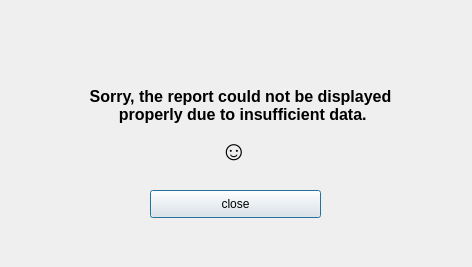
<?xml version="1.0" encoding="UTF-8"?>
<ui version="4.0">
 <class>Dialog</class>
 <widget class="QDialog" name="Dialog">
  <property name="geometry">
   <rect>
    <x>0</x>
    <y>0</y>
    <width>472</width>
    <height>267</height>
   </rect>
  </property>
  <property name="windowTitle">
   <string>Dialog</string>
  </property>
  <widget class="QWidget" name="widget" native="true">
   <property name="geometry">
    <rect>
     <x>0</x>
     <y>0</y>
     <width>471</width>
     <height>271</height>
    </rect>
   </property>
   <property name="font">
    <font>
     <family>Arial</family>
     <weight>75</weight>
     <bold>true</bold>
    </font>
   </property>
   <widget class="QLabel" name="label">
    <property name="geometry">
     <rect>
      <x>30</x>
      <y>60</y>
      <width>421</width>
      <height>91</height>
     </rect>
    </property>
    <property name="font">
     <font>
      <family>Arial</family>
      <pointsize>12</pointsize>
      <weight>75</weight>
      <bold>true</bold>
     </font>
    </property>
    <property name="text">
     <string>Sorry, the report could not be displayed
 properly due to insufficient data.</string>
    </property>
    <property name="alignment">
     <set>Qt::AlignCenter</set>
    </property>
   </widget>
   <widget class="QPushButton" name="pushButton">
    <property name="geometry">
     <rect>
      <x>150</x>
      <y>190</y>
      <width>171</width>
      <height>28</height>
     </rect>
    </property>
    <property name="font">
     <font>
      <family>Arial</family>
      <weight>50</weight>
      <bold>false</bold>
     </font>
    </property>
    <property name="text">
     <string>close</string>
    </property>
   </widget>
   <widget class="QLabel" name="label_2">
    <property name="geometry">
     <rect>
      <x>220</x>
      <y>130</y>
      <width>31</width>
      <height>41</height>
     </rect>
    </property>
    <property name="font">
     <font>
      <family>Arial</family>
      <pointsize>20</pointsize>
      <weight>50</weight>
      <bold>false</bold>
     </font>
    </property>
    <property name="text">
     <string>☺</string>
    </property>
   </widget>
  </widget>
 </widget>
 <resources/>
 <connections/>
</ui>
